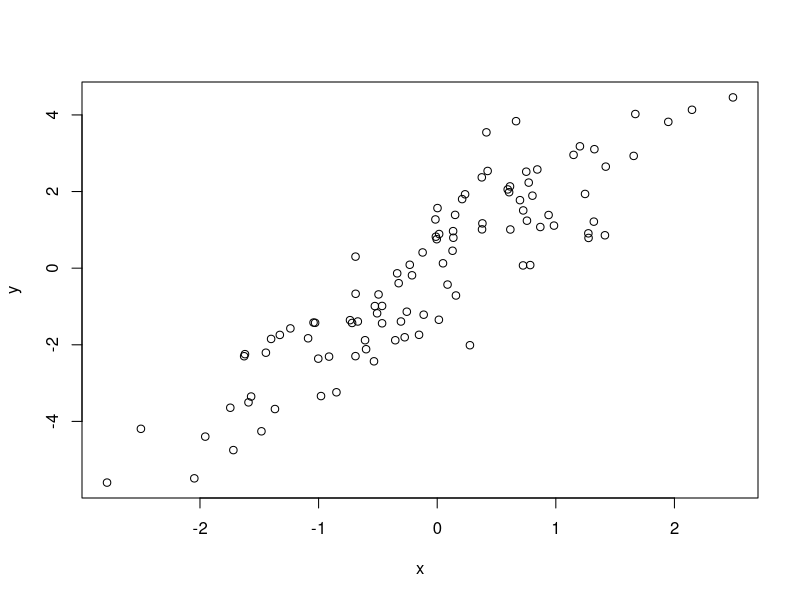

Write the R code that produced this figure.
## ---- chunk 1
x <- rnorm(100)
y <- 2*x + rnorm(100)
## ---- chunk 2
x <- rnorm(100)
y <- 2*x + rnorm(100)
cor(x, y)
## ---- chunk 3
x <- rnorm(100)
y <- 2*x + rnorm(100)
cor(x, y)
## ---- chunk 4
x <- rnorm(100)
y <- 2*x + rnorm(100)
cor(x, y)
## ---- chunk 5
plot(x,y)
